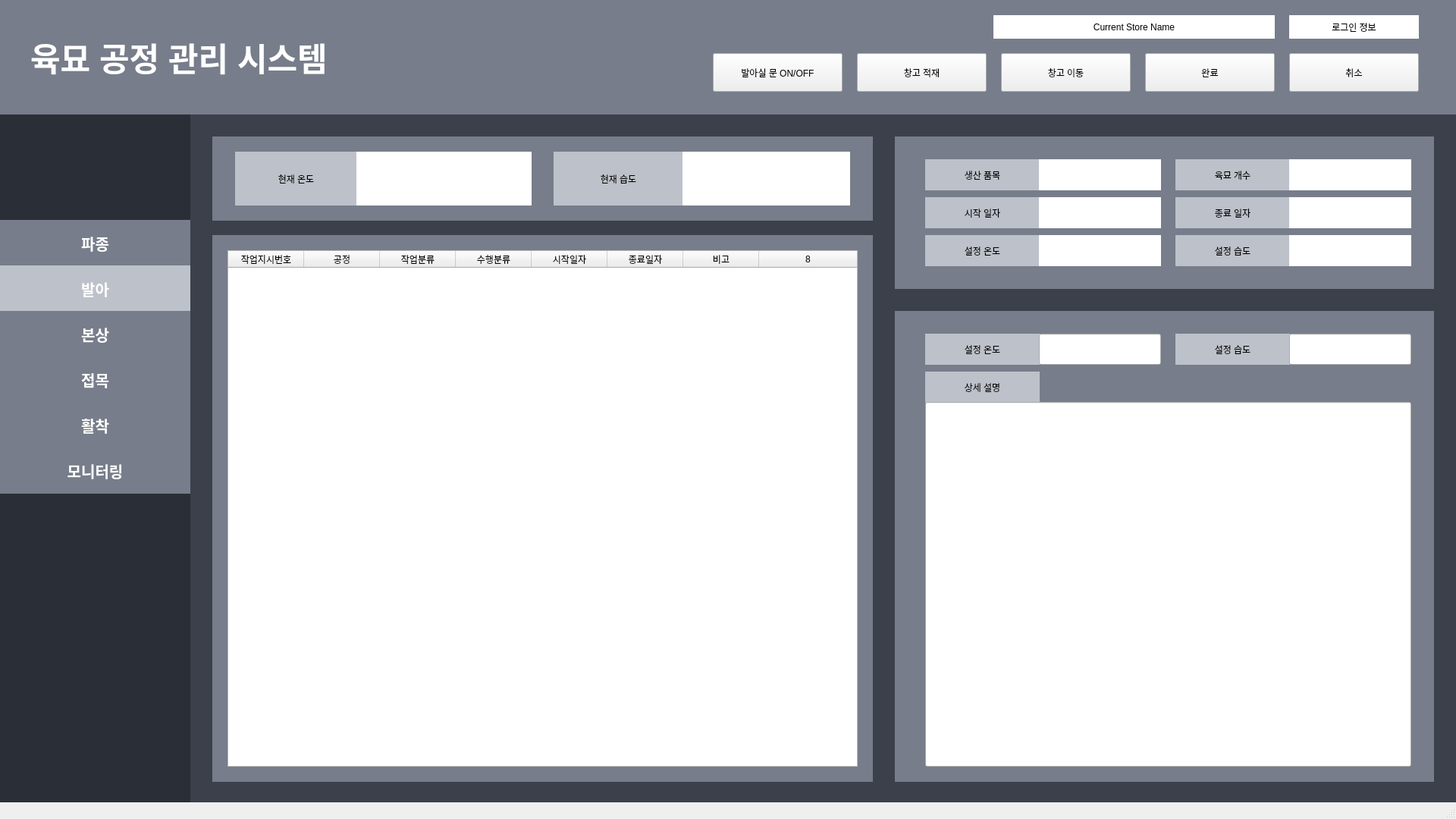
<?xml version="1.0" encoding="UTF-8"?>
<ui version="4.0">
 <class>MainWindow</class>
 <widget class="QMainWindow" name="MainWindow">
  <property name="geometry">
   <rect>
    <x>0</x>
    <y>0</y>
    <width>1920</width>
    <height>1080</height>
   </rect>
  </property>
  <property name="windowTitle">
   <string>MainWindow</string>
  </property>
  <widget class="QWidget" name="centralwidget">
   <widget class="QLabel" name="background_label">
    <property name="geometry">
     <rect>
      <x>90</x>
      <y>0</y>
      <width>1831</width>
      <height>1081</height>
     </rect>
    </property>
    <property name="styleSheet">
     <string notr="true">background-color: #3B404B;</string>
    </property>
    <property name="text">
     <string/>
    </property>
   </widget>
   <widget class="QLabel" name="sidebarBackgroundLabel">
    <property name="geometry">
     <rect>
      <x>0</x>
      <y>150</y>
      <width>251</width>
      <height>921</height>
     </rect>
    </property>
    <property name="styleSheet">
     <string notr="true">background-color: #2A2E36;</string>
    </property>
    <property name="text">
     <string/>
    </property>
   </widget>
   <widget class="QLabel" name="upperBarLabel">
    <property name="geometry">
     <rect>
      <x>0</x>
      <y>0</y>
      <width>1921</width>
      <height>151</height>
     </rect>
    </property>
    <property name="styleSheet">
     <string notr="true">background-color: #777D8A;</string>
    </property>
    <property name="text">
     <string/>
    </property>
   </widget>
   <widget class="QLabel" name="contentBackgroundLabel">
    <property name="geometry">
     <rect>
      <x>280</x>
      <y>180</y>
      <width>871</width>
      <height>111</height>
     </rect>
    </property>
    <property name="styleSheet">
     <string notr="true">background-color: #777D8A;</string>
    </property>
    <property name="text">
     <string/>
    </property>
   </widget>
   <widget class="QLabel" name="contentBackgroundLabel_2">
    <property name="geometry">
     <rect>
      <x>1180</x>
      <y>180</y>
      <width>711</width>
      <height>201</height>
     </rect>
    </property>
    <property name="styleSheet">
     <string notr="true">background-color: #777D8A;</string>
    </property>
    <property name="text">
     <string/>
    </property>
   </widget>
   <widget class="QLabel" name="loginStatusLabel">
    <property name="geometry">
     <rect>
      <x>1700</x>
      <y>20</y>
      <width>171</width>
      <height>31</height>
     </rect>
    </property>
    <property name="styleSheet">
     <string notr="true">background-color: white;</string>
    </property>
    <property name="text">
     <string>로그인 정보</string>
    </property>
    <property name="alignment">
     <set>Qt::AlignCenter</set>
    </property>
   </widget>
   <widget class="QLabel" name="sowingButtonLabel">
    <property name="geometry">
     <rect>
      <x>0</x>
      <y>290</y>
      <width>251</width>
      <height>61</height>
     </rect>
    </property>
    <property name="font">
     <font>
      <pointsize>15</pointsize>
      <weight>75</weight>
      <bold>true</bold>
     </font>
    </property>
    <property name="styleSheet">
     <string notr="true">background-color: #777D8A;
color: white;
border: 0.4em inset  #3B404B;</string>
    </property>
    <property name="text">
     <string>파종</string>
    </property>
    <property name="alignment">
     <set>Qt::AlignCenter</set>
    </property>
   </widget>
   <widget class="QLabel" name="buddingButtonLabel">
    <property name="geometry">
     <rect>
      <x>0</x>
      <y>350</y>
      <width>251</width>
      <height>61</height>
     </rect>
    </property>
    <property name="font">
     <font>
      <pointsize>15</pointsize>
      <weight>75</weight>
      <bold>true</bold>
     </font>
    </property>
    <property name="styleSheet">
     <string notr="true">background-color: #BDC1C9;
color: white;
border: 0.4em inset  #3B404B;</string>
    </property>
    <property name="text">
     <string>발아</string>
    </property>
    <property name="alignment">
     <set>Qt::AlignCenter</set>
    </property>
   </widget>
   <widget class="QLabel" name="raisingButtonLabel">
    <property name="geometry">
     <rect>
      <x>0</x>
      <y>410</y>
      <width>251</width>
      <height>61</height>
     </rect>
    </property>
    <property name="font">
     <font>
      <pointsize>15</pointsize>
      <weight>75</weight>
      <bold>true</bold>
     </font>
    </property>
    <property name="styleSheet">
     <string notr="true">background-color: #777D8A;
color: white;
border: 0.4em inset  #3B404B;</string>
    </property>
    <property name="text">
     <string>본상</string>
    </property>
    <property name="alignment">
     <set>Qt::AlignCenter</set>
    </property>
   </widget>
   <widget class="QLabel" name="graftingButtonLabel">
    <property name="geometry">
     <rect>
      <x>0</x>
      <y>470</y>
      <width>251</width>
      <height>61</height>
     </rect>
    </property>
    <property name="font">
     <font>
      <pointsize>15</pointsize>
      <weight>75</weight>
      <bold>true</bold>
     </font>
    </property>
    <property name="styleSheet">
     <string notr="true">background-color: #777D8A;
color: white;
border: 0.4em inset  #3B404B;</string>
    </property>
    <property name="text">
     <string>접목</string>
    </property>
    <property name="alignment">
     <set>Qt::AlignCenter</set>
    </property>
   </widget>
   <widget class="QLabel" name="takingButtonLabel">
    <property name="geometry">
     <rect>
      <x>0</x>
      <y>530</y>
      <width>251</width>
      <height>61</height>
     </rect>
    </property>
    <property name="font">
     <font>
      <pointsize>15</pointsize>
      <weight>75</weight>
      <bold>true</bold>
     </font>
    </property>
    <property name="styleSheet">
     <string notr="true">background-color: #777D8A;
color: white;
border: 0.4em inset  #3B404B;</string>
    </property>
    <property name="text">
     <string>활착</string>
    </property>
    <property name="alignment">
     <set>Qt::AlignCenter</set>
    </property>
   </widget>
   <widget class="QLabel" name="monitoringButtonLabel">
    <property name="geometry">
     <rect>
      <x>0</x>
      <y>590</y>
      <width>251</width>
      <height>61</height>
     </rect>
    </property>
    <property name="font">
     <font>
      <pointsize>15</pointsize>
      <weight>75</weight>
      <bold>true</bold>
     </font>
    </property>
    <property name="styleSheet">
     <string notr="true">background-color: #777D8A;
color: white;
border: 0.4em inset  #3B404B;</string>
    </property>
    <property name="text">
     <string>모니터링</string>
    </property>
    <property name="alignment">
     <set>Qt::AlignCenter</set>
    </property>
   </widget>
   <widget class="QLabel" name="contentBackgroundLabel_3">
    <property name="geometry">
     <rect>
      <x>280</x>
      <y>310</y>
      <width>871</width>
      <height>721</height>
     </rect>
    </property>
    <property name="styleSheet">
     <string notr="true">background-color: #777D8A;</string>
    </property>
    <property name="text">
     <string/>
    </property>
   </widget>
   <widget class="QTableWidget" name="presentJobTableWidget">
    <property name="geometry">
     <rect>
      <x>300</x>
      <y>330</y>
      <width>831</width>
      <height>681</height>
     </rect>
    </property>
    <property name="styleSheet">
     <string notr="true">overflow-y: scroll;</string>
    </property>
    <property name="rowCount">
     <number>0</number>
    </property>
    <property name="columnCount">
     <number>8</number>
    </property>
    <attribute name="horizontalHeaderCascadingSectionResizes">
     <bool>false</bool>
    </attribute>
    <attribute name="horizontalHeaderStretchLastSection">
     <bool>true</bool>
    </attribute>
    <attribute name="verticalHeaderCascadingSectionResizes">
     <bool>false</bool>
    </attribute>
    <column>
     <property name="text">
      <string>작업지시번호</string>
     </property>
    </column>
    <column>
     <property name="text">
      <string>공정</string>
     </property>
    </column>
    <column>
     <property name="text">
      <string>작업분류</string>
     </property>
    </column>
    <column>
     <property name="text">
      <string>수행분류</string>
     </property>
    </column>
    <column>
     <property name="text">
      <string>시작일자</string>
     </property>
    </column>
    <column>
     <property name="text">
      <string>종료일자</string>
     </property>
    </column>
    <column>
     <property name="text">
      <string>비고</string>
     </property>
    </column>
    <column/>
   </widget>
   <widget class="QLabel" name="guideInfoLabel">
    <property name="geometry">
     <rect>
      <x>1220</x>
      <y>210</y>
      <width>151</width>
      <height>41</height>
     </rect>
    </property>
    <property name="styleSheet">
     <string notr="true">background-color: #BDC1C9;</string>
    </property>
    <property name="text">
     <string>생산 품목</string>
    </property>
    <property name="alignment">
     <set>Qt::AlignCenter</set>
    </property>
   </widget>
   <widget class="QLabel" name="guideInfoInputLabel">
    <property name="geometry">
     <rect>
      <x>1370</x>
      <y>210</y>
      <width>161</width>
      <height>41</height>
     </rect>
    </property>
    <property name="styleSheet">
     <string notr="true">background-color: white;</string>
    </property>
    <property name="text">
     <string/>
    </property>
    <property name="alignment">
     <set>Qt::AlignCenter</set>
    </property>
   </widget>
   <widget class="QLabel" name="guideInfoLabel_2">
    <property name="geometry">
     <rect>
      <x>1550</x>
      <y>210</y>
      <width>151</width>
      <height>41</height>
     </rect>
    </property>
    <property name="styleSheet">
     <string notr="true">background-color: #BDC1C9;</string>
    </property>
    <property name="text">
     <string>육묘 개수</string>
    </property>
    <property name="alignment">
     <set>Qt::AlignCenter</set>
    </property>
   </widget>
   <widget class="QLabel" name="guideInfoInputLabel_2">
    <property name="geometry">
     <rect>
      <x>1700</x>
      <y>210</y>
      <width>161</width>
      <height>41</height>
     </rect>
    </property>
    <property name="styleSheet">
     <string notr="true">background-color: white;</string>
    </property>
    <property name="text">
     <string/>
    </property>
    <property name="alignment">
     <set>Qt::AlignCenter</set>
    </property>
   </widget>
   <widget class="QLabel" name="guideInfoLabel_3">
    <property name="geometry">
     <rect>
      <x>1220</x>
      <y>260</y>
      <width>151</width>
      <height>41</height>
     </rect>
    </property>
    <property name="styleSheet">
     <string notr="true">background-color: #BDC1C9;</string>
    </property>
    <property name="text">
     <string>시작 일자</string>
    </property>
    <property name="alignment">
     <set>Qt::AlignCenter</set>
    </property>
   </widget>
   <widget class="QLabel" name="guideInfoInputLabel_3">
    <property name="geometry">
     <rect>
      <x>1370</x>
      <y>260</y>
      <width>161</width>
      <height>41</height>
     </rect>
    </property>
    <property name="styleSheet">
     <string notr="true">background-color: white;</string>
    </property>
    <property name="text">
     <string/>
    </property>
    <property name="alignment">
     <set>Qt::AlignCenter</set>
    </property>
   </widget>
   <widget class="QLabel" name="guideInfoLabel_4">
    <property name="geometry">
     <rect>
      <x>1550</x>
      <y>260</y>
      <width>151</width>
      <height>41</height>
     </rect>
    </property>
    <property name="styleSheet">
     <string notr="true">background-color: #BDC1C9;</string>
    </property>
    <property name="text">
     <string>종료 일자</string>
    </property>
    <property name="alignment">
     <set>Qt::AlignCenter</set>
    </property>
   </widget>
   <widget class="QLabel" name="guideInfoInputLabel_4">
    <property name="geometry">
     <rect>
      <x>1700</x>
      <y>260</y>
      <width>161</width>
      <height>41</height>
     </rect>
    </property>
    <property name="styleSheet">
     <string notr="true">background-color: white;</string>
    </property>
    <property name="text">
     <string/>
    </property>
    <property name="alignment">
     <set>Qt::AlignCenter</set>
    </property>
   </widget>
   <widget class="QLabel" name="guideInfoLabel_5">
    <property name="geometry">
     <rect>
      <x>1220</x>
      <y>310</y>
      <width>151</width>
      <height>41</height>
     </rect>
    </property>
    <property name="styleSheet">
     <string notr="true">background-color: #BDC1C9;</string>
    </property>
    <property name="text">
     <string>설정 온도</string>
    </property>
    <property name="alignment">
     <set>Qt::AlignCenter</set>
    </property>
   </widget>
   <widget class="QLabel" name="guideInfoInputLabel_5">
    <property name="geometry">
     <rect>
      <x>1370</x>
      <y>310</y>
      <width>161</width>
      <height>41</height>
     </rect>
    </property>
    <property name="styleSheet">
     <string notr="true">background-color: white;</string>
    </property>
    <property name="text">
     <string/>
    </property>
    <property name="alignment">
     <set>Qt::AlignCenter</set>
    </property>
   </widget>
   <widget class="QLabel" name="guideInfoLabel_6">
    <property name="geometry">
     <rect>
      <x>1550</x>
      <y>310</y>
      <width>151</width>
      <height>41</height>
     </rect>
    </property>
    <property name="styleSheet">
     <string notr="true">background-color: #BDC1C9;</string>
    </property>
    <property name="text">
     <string>설정 습도</string>
    </property>
    <property name="alignment">
     <set>Qt::AlignCenter</set>
    </property>
   </widget>
   <widget class="QLabel" name="guideInfoInputLabel_6">
    <property name="geometry">
     <rect>
      <x>1700</x>
      <y>310</y>
      <width>161</width>
      <height>41</height>
     </rect>
    </property>
    <property name="styleSheet">
     <string notr="true">background-color: white;</string>
    </property>
    <property name="text">
     <string/>
    </property>
    <property name="alignment">
     <set>Qt::AlignCenter</set>
    </property>
   </widget>
   <widget class="QLabel" name="contentBackgroundLabel_4">
    <property name="geometry">
     <rect>
      <x>1180</x>
      <y>410</y>
      <width>711</width>
      <height>621</height>
     </rect>
    </property>
    <property name="styleSheet">
     <string notr="true">background-color: #777D8A;</string>
    </property>
    <property name="text">
     <string/>
    </property>
   </widget>
   <widget class="QLabel" name="InfoLabel">
    <property name="geometry">
     <rect>
      <x>1220</x>
      <y>440</y>
      <width>151</width>
      <height>41</height>
     </rect>
    </property>
    <property name="styleSheet">
     <string notr="true">background-color: #BDC1C9;</string>
    </property>
    <property name="text">
     <string>설정 온도</string>
    </property>
    <property name="alignment">
     <set>Qt::AlignCenter</set>
    </property>
   </widget>
   <widget class="QLabel" name="InfoLabel_2">
    <property name="geometry">
     <rect>
      <x>1550</x>
      <y>440</y>
      <width>151</width>
      <height>41</height>
     </rect>
    </property>
    <property name="styleSheet">
     <string notr="true">background-color: #BDC1C9;</string>
    </property>
    <property name="text">
     <string>설정 습도</string>
    </property>
    <property name="alignment">
     <set>Qt::AlignCenter</set>
    </property>
   </widget>
   <widget class="QLabel" name="InfoLabel_10">
    <property name="geometry">
     <rect>
      <x>1220</x>
      <y>490</y>
      <width>151</width>
      <height>41</height>
     </rect>
    </property>
    <property name="styleSheet">
     <string notr="true">background-color: #BDC1C9;</string>
    </property>
    <property name="text">
     <string>상세 설명</string>
    </property>
    <property name="alignment">
     <set>Qt::AlignCenter</set>
    </property>
   </widget>
   <widget class="QPushButton" name="clearPushButton">
    <property name="geometry">
     <rect>
      <x>1510</x>
      <y>70</y>
      <width>171</width>
      <height>51</height>
     </rect>
    </property>
    <property name="text">
     <string>완료</string>
    </property>
   </widget>
   <widget class="QPushButton" name="cancelPushButton">
    <property name="geometry">
     <rect>
      <x>1700</x>
      <y>70</y>
      <width>171</width>
      <height>51</height>
     </rect>
    </property>
    <property name="text">
     <string>취소</string>
    </property>
   </widget>
   <widget class="QLabel" name="titleLabel">
    <property name="geometry">
     <rect>
      <x>40</x>
      <y>40</y>
      <width>531</width>
      <height>71</height>
     </rect>
    </property>
    <property name="font">
     <font>
      <pointsize>32</pointsize>
      <weight>75</weight>
      <bold>true</bold>
     </font>
    </property>
    <property name="styleSheet">
     <string notr="true">color: white;</string>
    </property>
    <property name="text">
     <string>육묘 공정 관리 시스템</string>
    </property>
   </widget>
   <widget class="QLineEdit" name="lineEdit">
    <property name="geometry">
     <rect>
      <x>1370</x>
      <y>440</y>
      <width>161</width>
      <height>41</height>
     </rect>
    </property>
   </widget>
   <widget class="QLineEdit" name="lineEdit_2">
    <property name="geometry">
     <rect>
      <x>1700</x>
      <y>440</y>
      <width>161</width>
      <height>41</height>
     </rect>
    </property>
   </widget>
   <widget class="QLineEdit" name="lineEdit_10">
    <property name="geometry">
     <rect>
      <x>1220</x>
      <y>530</y>
      <width>641</width>
      <height>481</height>
     </rect>
    </property>
    <property name="alignment">
     <set>Qt::AlignLeading|Qt::AlignLeft|Qt::AlignTop</set>
    </property>
   </widget>
   <widget class="QPushButton" name="selectStorePushButton">
    <property name="geometry">
     <rect>
      <x>1320</x>
      <y>70</y>
      <width>171</width>
      <height>51</height>
     </rect>
    </property>
    <property name="text">
     <string>창고 이동</string>
    </property>
   </widget>
   <widget class="QPushButton" name="settingProductStoreButton">
    <property name="geometry">
     <rect>
      <x>1130</x>
      <y>70</y>
      <width>171</width>
      <height>51</height>
     </rect>
    </property>
    <property name="text">
     <string>창고 적재</string>
    </property>
   </widget>
   <widget class="QLabel" name="currentTemperatureLabel">
    <property name="geometry">
     <rect>
      <x>310</x>
      <y>200</y>
      <width>161</width>
      <height>71</height>
     </rect>
    </property>
    <property name="styleSheet">
     <string notr="true">background-color: #BDC1C9;</string>
    </property>
    <property name="text">
     <string>현재 온도</string>
    </property>
    <property name="alignment">
     <set>Qt::AlignCenter</set>
    </property>
   </widget>
   <widget class="QLabel" name="currentHumidityInfoLabel_8">
    <property name="geometry">
     <rect>
      <x>730</x>
      <y>200</y>
      <width>171</width>
      <height>71</height>
     </rect>
    </property>
    <property name="styleSheet">
     <string notr="true">background-color: #BDC1C9;</string>
    </property>
    <property name="text">
     <string>현재 습도</string>
    </property>
    <property name="alignment">
     <set>Qt::AlignCenter</set>
    </property>
   </widget>
   <widget class="QLabel" name="currentTemperatureInfoInputLabel">
    <property name="geometry">
     <rect>
      <x>470</x>
      <y>200</y>
      <width>231</width>
      <height>71</height>
     </rect>
    </property>
    <property name="styleSheet">
     <string notr="true">background-color: white;</string>
    </property>
    <property name="text">
     <string/>
    </property>
    <property name="alignment">
     <set>Qt::AlignCenter</set>
    </property>
   </widget>
   <widget class="QLabel" name="currentHumidityInfoInputLabel">
    <property name="geometry">
     <rect>
      <x>900</x>
      <y>200</y>
      <width>221</width>
      <height>71</height>
     </rect>
    </property>
    <property name="styleSheet">
     <string notr="true">background-color: white;</string>
    </property>
    <property name="text">
     <string/>
    </property>
    <property name="alignment">
     <set>Qt::AlignCenter</set>
    </property>
   </widget>
   <widget class="QLabel" name="currentStoreInfoInputLabel">
    <property name="geometry">
     <rect>
      <x>1310</x>
      <y>20</y>
      <width>371</width>
      <height>31</height>
     </rect>
    </property>
    <property name="styleSheet">
     <string notr="true">background-color: white;</string>
    </property>
    <property name="text">
     <string>Current Store Name</string>
    </property>
    <property name="alignment">
     <set>Qt::AlignCenter</set>
    </property>
   </widget>
   <widget class="QPushButton" name="settingGatePushButton">
    <property name="geometry">
     <rect>
      <x>940</x>
      <y>70</y>
      <width>171</width>
      <height>51</height>
     </rect>
    </property>
    <property name="text">
     <string>발아실 문 ON/OFF</string>
    </property>
   </widget>
  </widget>
  <widget class="QStatusBar" name="statusbar"/>
 </widget>
 <resources/>
 <connections/>
</ui>
